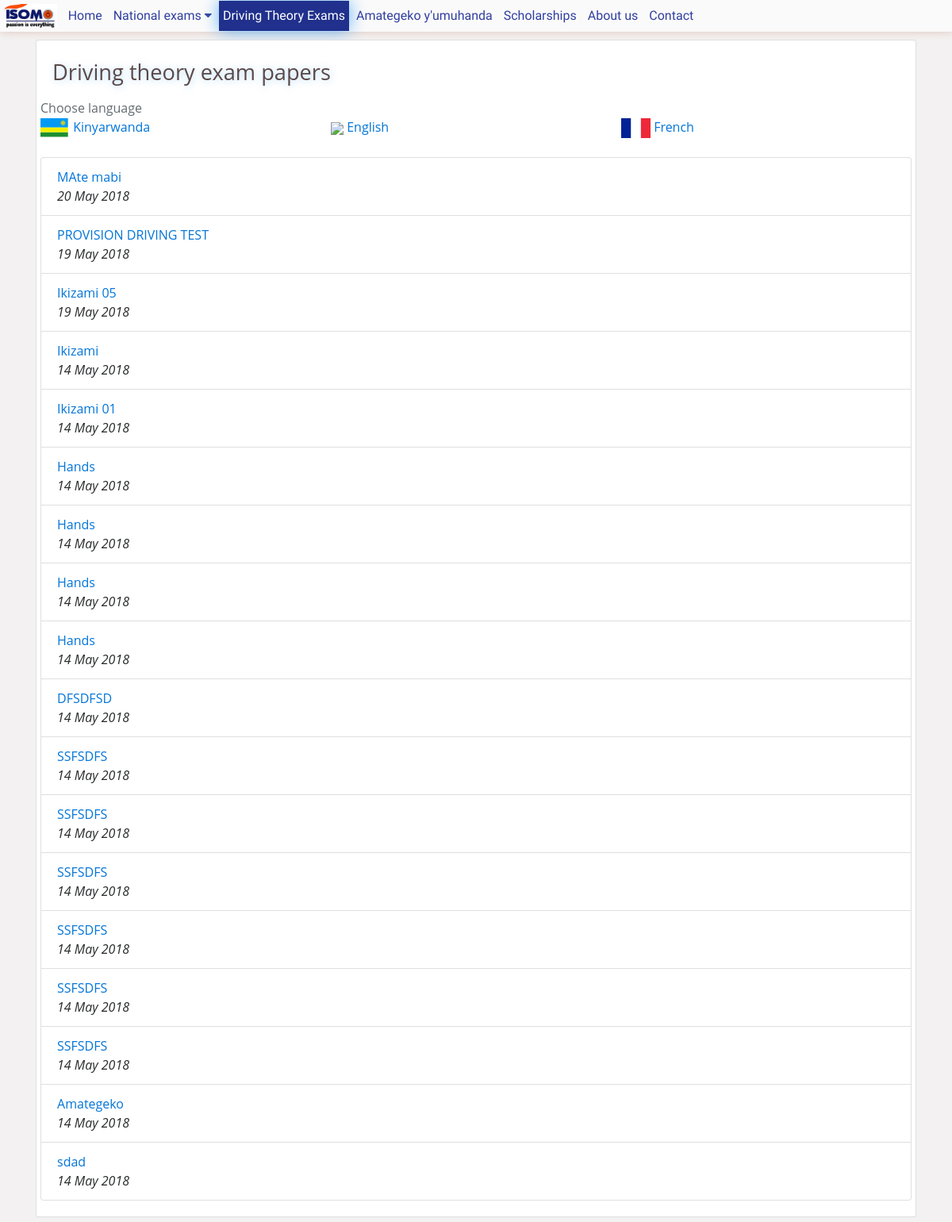
Screenshot of /driving_theory_exams with the database file from the repository.
### tables this page shows
CREATE TABLE `papers` (
  `id` int(11) NOT NULL,
  `name` varchar(64) NOT NULL,
  `subject` int(11) NOT NULL,
  `level` varchar(16) DEFAULT NULL,
  `file` varchar(1024) NOT NULL,
  `year` int(11) DEFAULT NULL,
  `done_date` date DEFAULT NULL COMMENT 'The date when the exam was done',
  `answers` int(11) DEFAULT NULL COMMENT 'references id for answers',
  `date` timestamp NOT NULL DEFAULT CURRENT_TIMESTAMP ON UPDATE CURRENT_TIMESTAMP,
  `archived` enum('no','yes') NOT NULL DEFAULT 'no',
  `archivedDate` timestamp NULL DEFAULT NULL,
  `archivedBy` int(11) DEFAULT NULL
);

### functions.php (called while the page is built, shortened)
<?php
	function page_level(){
		$request_uri = trim($_SERVER['REQUEST_URI'], "/");
		$level = count(explode("/", $request_uri));
		return $level;
	}
	function get_file($filename){
		$plevel = page_level();
		$file = "";
		for($n=0; $n<$plevel; $n++){
			$file .= "../";
		}
		$file .= "$filename";
		return $file;
	}
	function page_parts(){
		$cpage = trim($_SERVER['REQUEST_URI'], "/");
		$cpage = trim($cpage, "/");
		return explode("/", $cpage);
	}
	function stripURL($text){
		return strtolower(str_ireplace(" ", "_", $text));
	}
?>

### class.paper.php (called while the page is built, shortened)
<?php
class paper{
	public function getDrivingPaper($lang = ''){
		global $db;
		$sql = "SELECT papers.*, subjects.name as subjectname, subjects.language as lang FROM papers JOIN subjects ON subjects.id = papers.subject JOIN subject_type ON subject_type.id = subjects.type WHERE subjects.language LIKE \"%$lang%\" AND subject_type.name = \"driving_exam\" ORDER BY papers.date DESC ";
		$query = $db->query($sql) or die("Can't get people with lang $db->error");
		$papers = $ret = array();
		while ($data = $query->fetch_assoc()) {
			$paper_data = $data;
			$paper_data['link'] = "papers/get/".stripURL($data['name']);
			$ret[] = $paper_data;
		}
		return $ret;
	}
}
?>

### driving_theory_exams.php (the view, shortened to what this page needs)
<!DOCTYPE html>
<html>
<head>
	<?php
		include 'functions.php';
		include_once 'class.paper.php';
		$Paper = new paper();
		$cpage = trim($_SERVER['REQUEST_URI'], "/");
		$page_parts = explode("/", str_ireplace("driving_theory_exams", "", $cpage));
		$page_parts = array_values(array_filter($page_parts));
		if(count($page_parts) == 0){
			$page_name = "home";
		}
		include 'modules/head.php';
	?>
</head>
<body>
	<?php include "modules/menu.php"; ?>
	<div class="container">
		<div class="col-sm-12">
			<div class="card">
				<div class="card-block">
					<h1 class="card-title page-title">Driving theory exam papers</h1>
					<?php if($page_name == 'home'){ ?>
						<div class="row">
							<div class="col-md-12">
								<p class="text-muted">Choose language</p>
							</div>
							<div class="col-md-4">
								<a href="<?php echo get_file("$cpage/kin") ?>"><img class="s_small_logo" src="<?php echo get_file('img/rwandaflag.svg'); ?>"><span> Kinyarwanda</span></a>
							</div>
							<div class="col-md-4">
								<a href="<?php echo get_file("$cpage/en") ?>"><img class="s_small_logo" src="<?php echo get_file('img/en.png'); ?>"> English</a>
							</div>
							<div class="col-md-4">
								<a href="<?php echo get_file("$cpage/fr") ?>"><img class="s_small_logo" src="<?php echo get_file('img/french.png'); ?>"> French</a>
							</div>
						</div>
						<div class="row">
							<div class="col-md-12">
								<ul class="list-group">
								<?php
									$papers = $Paper->getDrivingPaper();
									for($n=0; $n<count($papers); $n++){
										$paper_data = $papers[$n];
										?>
											<li class="list-group-item dblock">
												<a href="<?php echo get_file($paper_data['link']) ?>"><?php echo $paper_data['name']; ?></a><br />
												<p class="font-italic text-small"><?php echo date("d F Y", strtotime($paper_data['date'])) ?></p>
											</li>
										<?php
									}
								?>
								</ul>
							</div>
						</div>
						<?php
					} ?>
				</div>
			</div>
		</div>
	</div>
</body>
</html>

### css/style.css (style rules this page uses)
body { font-family: 'Open Sans', sans-serif; font-size: 1em; background: #f3f1f1; max-width: 1200px; margin: 0 auto; }
*, *:before, *:after { box-sizing: border-box; }
html, div, span, applet, object, iframe, h1, h2, h3, h4, h5, h6, p, blockquote, pre, a, abbr, acronym, address, big, cite, code, del, dfn, em, img, ins, kbd, q, s, samp, small, strike, strong, sub, sup, tt, var, b, u, i, center, dl, dt, dd, ol, ul, li, fieldset, form, label, legend, table, caption, tbody, tfoot, thead, tr, th, td, article, aside, canvas, details, embed, figure, figcaption, footer, header, hgroup, menu, nav, output, ruby, section, summary, time, mark, audio, video { margin: 0; padding: 0; border: 0; font-size: 100%; font: inherit; vertical-align: baseline; }
ol, ul { list-style: none; }
.container { margin: 10px auto; display: table; max-width: 1140px; width: 100%; }
.container:after, .container:before { content: "" clear : both; }
img.s_small_logo { width: 37px; max-height: 57px; vertical-align: middle; }
.dblock, .block { display: block; }
.page-title { font-size: 1.7em; color: #5a4949; text-shadow: 1px 1px 10px #2196f359; }
@media (min-width: 1200px) { .col, .col-1, .col-10, .col-11, .col-12, .col-2, .col-3, .col-4, .col-5, .col-6, .col-7, .col-8, .col-9, .col-lg, .col-lg-1, .col-lg-10, .col-lg-11, .col-lg-12, .col-lg-2, .col-lg-3, .col-lg-4, .col-lg-5, .col-lg-6, .col-lg-7, .col-lg-8, .col-lg-9, .col-md, .col-md-1, .col-md-10, .col-md-11, .col-md-12, .col-md-2, .col-md-3, .col-md-4, .col-md-5, .col-md-6, .col-md-7, .col-md-8, .col-md-9, .col-sm, .col-sm-1, .col-sm-10, .col-sm-11, .col-sm-12, .col-sm-2, .col-sm-3, .col-sm-4, .col-sm-5, .col-sm-6, .col-sm-7, .col-sm-8, .col-sm-9, .col-xl, .col-xl-1, .col-xl-10, .col-xl-11, .col-xl-12, .col-xl-2, .col-xl-3, .col-xl-4, .col-xl-5, .col-xl-6, .col-xl-7, .col-xl-8, .col-xl-9 { padding-right: 0; padding-left: 0; } }

### rows the page displays
papers: name "MAte mabi", date "20 May 2018"
papers: name "PROVISION DRIVING TEST", date "19 May 2018"
papers: name "Ikizami 05", date "19 May 2018"
papers: name "Ikizami", date "14 May 2018"
papers: name "Ikizami 01", date "14 May 2018"
papers: name "Hands", date "14 May 2018"
papers: name "Hands", date "14 May 2018"
papers: name "Hands", date "14 May 2018"
papers: name "Hands", date "14 May 2018"
papers: name "DFSDFSD", date "14 May 2018"
papers: name "SSFSDFS", date "14 May 2018"
papers: name "SSFSDFS", date "14 May 2018"
papers: name "SSFSDFS", date "14 May 2018"
papers: name "SSFSDFS", date "14 May 2018"
papers: name "SSFSDFS", date "14 May 2018"
papers: name "SSFSDFS", date "14 May 2018"
papers: name "Amategeko", date "14 May 2018"
papers: name "sdad", date "14 May 2018"
